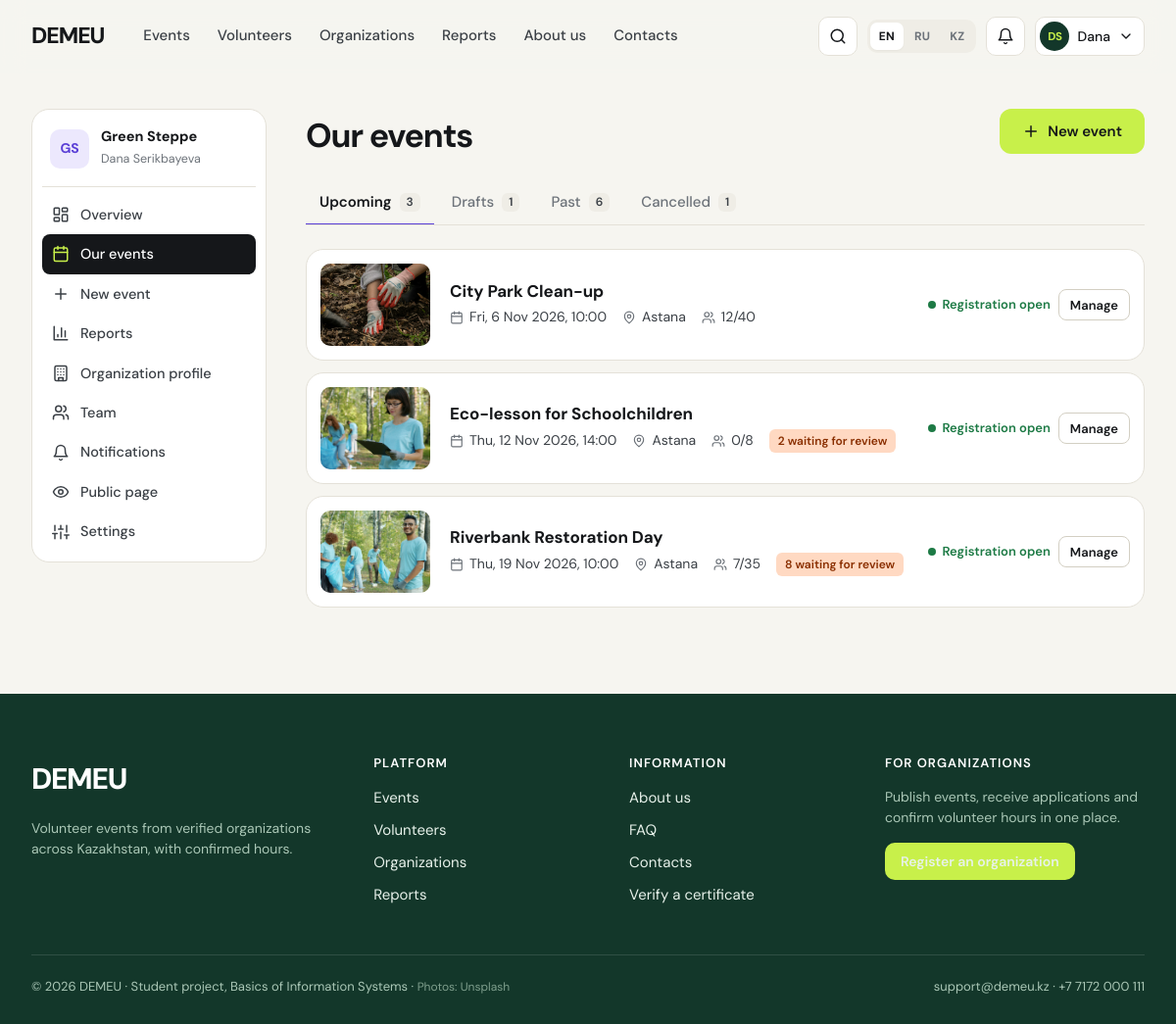
Page /org/events (signed in) on the committed database.
### tables this page shows
CREATE TABLE coordinators (
    coordinator_id INTEGER PRIMARY KEY,
    user_id        INTEGER NOT NULL UNIQUE REFERENCES users(user_id) ON DELETE RESTRICT,
    org_id         INTEGER NOT NULL REFERENCES organizations(org_id) ON DELETE RESTRICT,
    full_name      TEXT NOT NULL CHECK (length(trim(full_name)) >= 3),
    phone          TEXT NOT NULL,
    position       TEXT,
    is_owner       INTEGER NOT NULL DEFAULT 0 CHECK (is_owner IN (0,1)),  -- can manage team & org profile
    created_at     TEXT NOT NULL DEFAULT (datetime('now','localtime'))
);

CREATE TABLE organizations (
    org_id           INTEGER PRIMARY KEY,
    name             TEXT NOT NULL UNIQUE,
    bin              TEXT NOT NULL UNIQUE CHECK (length(bin) = 12 AND bin NOT GLOB '*[^0-9]*'),
    org_type         TEXT NOT NULL CHECK (org_type IN ('ngo','foundation','initiative','university','government','business')),
    description      TEXT NOT NULL,
    city_id          INTEGER NOT NULL REFERENCES cities(city_id) ON DELETE RESTRICT,
    address          TEXT NOT NULL,
    email            TEXT NOT NULL,
    phone            TEXT NOT NULL,
    website          TEXT,
    logo_path        TEXT,
    founded_year     INTEGER CHECK (founded_year BETWEEN 1950 AND 2100),
    status           TEXT NOT NULL DEFAULT 'pending'
                     CHECK (status IN ('pending','verified','rejected','suspended')),
    status_comment   TEXT,                     -- reason for rejection / suspension
    verified_at      TEXT,
    verified_by      INTEGER REFERENCES users(user_id) ON DELETE SET NULL,
    created_at       TEXT NOT NULL DEFAULT (datetime('now','localtime'))
);

CREATE TABLE events (
    event_id              INTEGER PRIMARY KEY,
    org_id                INTEGER NOT NULL REFERENCES organizations(org_id) ON DELETE RESTRICT,
    coordinator_id        INTEGER NOT NULL REFERENCES coordinators(coordinator_id) ON DELETE RESTRICT,
    direction_id          INTEGER NOT NULL REFERENCES directions(direction_id) ON DELETE RESTRICT,
    city_id               INTEGER NOT NULL REFERENCES cities(city_id) ON DELETE RESTRICT,
    title                 TEXT NOT NULL CHECK (length(trim(title)) >= 5),
    summary               TEXT NOT NULL,       -- one line for cards
    description           TEXT NOT NULL,
    address               TEXT NOT NULL,
    starts_at             TEXT NOT NULL,       -- YYYY-MM-DD HH:MM
    ends_at               TEXT NOT NULL,
    registration_deadline TEXT NOT NULL,
    max_volunteers        INTEGER NOT NULL CHECK (max_volunteers BETWEEN 1 AND 1000),
    min_age               INTEGER NOT NULL DEFAULT 14 CHECK (min_age BETWEEN 14 AND 99),
    requires_approval     INTEGER NOT NULL DEFAULT 1 CHECK (requires_approval IN (0,1)),
    requirements          TEXT,                -- what to bring / skills needed
    provided              TEXT,                -- what organisers provide (meals, gloves...)
    cover_path            TEXT,
    status                TEXT NOT NULL DEFAULT 'published'
                          CHECK (status IN ('draft','published','cancelled','completed')),
    cancel_reason         TEXT,
    created_at            TEXT NOT NULL DEFAULT (datetime('now','localtime')),
    updated_at            TEXT,
    CHECK (ends_at > starts_at),
    CHECK (registration_deadline <= starts_at)
);

CREATE TABLE cities (
    city_id     INTEGER PRIMARY KEY,
    name_en     TEXT NOT NULL UNIQUE,
    name_ru     TEXT NOT NULL,
    name_kk     TEXT NOT NULL,
    region_en   TEXT NOT NULL,
    lat         REAL,
    lng         REAL
);

### demeu/org.py (the view)
@bp.route("/events")
@coordinator_only
def events():
    oid = g.coordinator["org_id"]
    tab = request.args.get("tab", "upcoming")
    now = now_str()
    conds = {
        "upcoming": ("e.status='published' AND e.ends_at >= ?", [now], "e.starts_at"),
        "drafts": ("e.status='draft'", [], "e.created_at DESC"),
        "past": ("e.status IN ('published','completed') AND e.ends_at < ?", [now], "e.starts_at DESC"),
        "cancelled": ("e.status='cancelled'", [], "e.starts_at DESC"),
    }
    cond, args, order = conds.get(tab, conds["upcoming"])
    rows = query(S.EVENT_SELECT + f" WHERE e.org_id=? AND {cond} ORDER BY {order}", [oid] + args)
    counts = {k: scalar(f"SELECT COUNT(*) FROM events e WHERE e.org_id=? AND {c}", [oid] + a)
              for k, (c, a, _o) in conds.items()}
    return render_template("org/events.html", rows=rows, tab=tab, counts=counts)

### demeu/core.py (called while the page is built)
def get_lang():
    lang = session.get("lang")
    if lang in LANGS:
        return lang
    best = request.accept_languages.best_match(["en", "ru", "kk"]) if request else None
    return best or "en"

def _(key, **params):
    entry = TRANSLATIONS.get(key)
    if entry is None:
        text = key
    else:
        lang = g.get("lang", "en")
        text = entry.get(lang) or entry.get("en") or key
    if params:
        try:
            text = text.format(**params)
        except (KeyError, IndexError):
            pass
    return text

def loc(row, field):
    if row is None:
        return ""
    lang = g.get("lang", "en")
    keys = row.keys() if hasattr(row, "keys") else row
    for k in (f"{field}_{lang}", f"{field}_en", field):
        if k in keys and row[k]:
            return row[k]
    return ""

def parse_dt(value):
    if not value:
        return None
    if isinstance(value, datetime):
        return value
    for fmt in (DT_FMT, "%Y-%m-%d %H:%M:%S", "%Y-%m-%d"):
        try:
            return datetime.strptime(value, fmt)
        except ValueError:
            continue
    return None

def fmt_date(value, with_weekday=False, with_year=True):
    d = parse_dt(value)
    if not d:
        return ""
    lang = g.get("lang", "en")
    s = f"{d.day} {MONTHS[lang][d.month - 1]}"
    if with_year:
        s += f" {d.year}"
    if with_weekday:
        s = f"{WEEKDAYS[lang][d.weekday()]}, " + s
    return s

def fmt_time(value):
    d = parse_dt(value)
    return d.strftime("%H:%M") if d else ""

def now_str():
    return datetime.now().strftime(DT_FMT)

def initials(name):
    parts = [p for p in (name or "").split() if p]
    return "".join(p[0] for p in parts[:2]).upper() or "?"

def event_phase(ev):
    if ev["status"] in ("cancelled", "draft"):
        return ev["status"]
    now = datetime.now()
    if parse_dt(ev["ends_at"]) <= now or ev["status"] == "completed":
        return "finished"
    if parse_dt(ev["starts_at"]) <= now:
        return "ongoing"
    return "upcoming"

def csrf_token():
    tok = session.get("csrf")
    if not tok:
        tok = secrets.token_urlsafe(32)
        session["csrf"] = tok
    return tok

def csrf_field():
    return Markup(f'<input type="hidden" name="csrf_token" value="{csrf_token()}">')

def unread_count():
    if not g.get("user"):
        return 0
    return scalar("SELECT COUNT(*) FROM notifications WHERE user_id=? AND is_read=0",
                  (g.user["user_id"],))

### demeu/templates/org/events.html (shortened to what this page needs)
{% extends "org/_layout.html" %}
{% from "partials/macros.html" import status, cover_url, cover_attrs, empty %}
{% block cab %}
<div class="cab-head"><div><h1>{{ _('org_events') }}</h1></div>
  <a class="btn btn-primary" href="{{ url_for('org.event_new') }}">{{ icon('plus') }} {{ _('new_event') }}</a></div>
<nav class="tabs">
  {% for key in ['upcoming', 'drafts', 'past', 'cancelled'] %}
  <a class="{{ 'on' if tab == key }}" href="{{ url_for('org.events', tab=key) }}">{{ _('org_tab_' ~ key) }} <span class="n">{{ counts[key] }}</span></a>
  {% endfor %}
</nav>
{% for ev in rows %}
<div class="card list-card">
  <a class="thumb" href="{{ url_for('org.event_manage', event_id=ev.event_id) }}"><img {{ cover_attrs(ev) }} alt=""></a>
  <div><h4><a href="{{ url_for('org.event_manage', event_id=ev.event_id) }}">{{ ev.title }}</a></h4>
    <div class="meta"><span>{{ icon('calendar', 14) }}{{ fmt_date(ev.starts_at, True) }}, {{ fmt_time(ev.starts_at) }}</span><span>{{ icon('map-pin', 14) }}{{ loc(ev, 'city_name') }}</span>
      <span>{{ icon('users', 14) }}{{ ev.taken }}/{{ ev.max_volunteers }}</span>
      {% if ev.pending %}<span class="tag tone-butter">{{ _('n_pending_apps', n=ev.pending) }}</span>{% endif %}</div></div>
  <div class="actions">{{ status(event_phase(ev)) }}
    <a class="btn btn-ghost btn-xs" href="{{ url_for('org.event_manage', event_id=ev.event_id) }}">{{ _('manage') }}</a></div>
</div>
{% else %}
  {{ empty('calendar', _('no_events_in_tab'), '', url_for('org.event_new'), _('new_event')) }}
{% endfor %}
{% endblock %}

### demeu/templates/org/_layout.html (shortened to what this page needs)
{% extends "base.html" %}
{% from "partials/macros.html" import org_logo, status %}
{% block content %}
{% set ep = request.endpoint %}
<div class="wrap">
  <div class="cabinet">
    <nav class="card side-nav" aria-label="{{ _('org_cabinet') }}">
      <div class="who">{{ org_logo(g.org) }}<div><b>{{ g.org.name }}</b><span class="xs muted">{{ g.coordinator.full_name }}</span></div></div>
      <a class="{{ 'on' if ep == 'org.dashboard' }}" href="{{ url_for('org.dashboard') }}">{{ icon('dashboard') }} {{ _('overview') }}</a>
      <a class="{{ 'on' if ep in ('org.events', 'org.event_manage', 'org.event_edit') }}" href="{{ url_for('org.events') }}">{{ icon('calendar') }} {{ _('org_events') }}</a>
      <a class="{{ 'on' if ep == 'org.event_new' }}" href="{{ url_for('org.event_new') }}">{{ icon('plus') }} {{ _('new_event') }}</a>
      <a class="{{ 'on' if ep == 'org.reports' }}" href="{{ url_for('org.reports') }}">{{ icon('chart') }} {{ _('nav_reports') }}</a>
      {% if g.coordinator.is_owner %}
      <a class="{{ 'on' if ep == 'org.profile' }}" href="{{ url_for('org.profile') }}">{{ icon('building') }} {{ _('org_profile') }}</a>
      <a class="{{ 'on' if ep == 'org.team' }}" href="{{ url_for('org.team') }}">{{ icon('users') }} {{ _('team') }}</a>
      {% endif %}
      <a href="{{ url_for('auth.notifications') }}">{{ icon('bell') }} {{ _('notifications') }}{% if unread %}<span class="badge">{{ unread }}</span>{% endif %}</a>
      <a href="{{ url_for('public.organization_profile', org_id=g.org.org_id) }}">{{ icon('eye') }} {{ _('org_public_page') }}</a>
      <a href="{{ url_for('auth.settings') }}">{{ icon('sliders') }} {{ _('settings') }}</a>
    </nav>
    <div>
      {% block cab %}{% endblock %}
    </div>
  </div>
</div>
{% endblock %}

### demeu/templates/partials/macros.html (shortened to what this page needs)
{% macro cover_url(ev, w=1000) -%}
{%- if ev.cover_path -%}{{ media_url(ev.cover_path) }}{%- else -%}{{ direction_photo(ev.dir_slug, ev.event_id, w) }}{%- endif -%}
{%- endmacro %}
{% macro cover_attrs(ev, w=1000) -%}
src="{{ cover_url(ev, w) }}" onerror="this.onerror=null;this.src='{{ fallback_url(ev.dir_slug) }}'"
{%- endmacro %}
{% macro org_logo(o, cls='') -%}
<span class="avatar org {{ cls }}">{% if o.logo_path or o.org_logo %}<img src="{{ media_url(o.logo_path or o.org_logo) }}" alt="">{% else %}{{ initials(o.name or o.org_name) }}{% endif %}</span>
{%- endmacro %}
{% macro status(value, label_prefix='st_') -%}
<span class="status st-{{ value }}">{{ _(label_prefix ~ value) }}</span>
{%- endmacro %}

### demeu/templates/base.html (shortened to what this page needs)
<!doctype html>
<html lang="{{ 'kk' if lang == 'kk' else lang }}">
<head>
  <link rel="stylesheet" href="{{ url_for('static', filename='css/app.css') }}">
</head>
<body class="{% block body_class %}{% endblock %}">
{% set ep = request.endpoint or '' %}
<header class="site-header">
  <div class="wrap header-inner">
    <a class="logo" href="{{ url_for('public.home') }}" aria-label="DEMEU">
      DEMEU
    </a>
    <nav class="nav" aria-label="{{ _('main_menu') }}">
      <a href="{{ url_for('public.events') }}" class="{{ 'active' if ep.startswith('public.event') }}">{{ _('nav_events') }}</a>
      <a href="{{ url_for('public.volunteers') }}" class="{{ 'active' if ep.startswith('public.volunteer') }}">{{ _('nav_volunteers') }}</a>
      <a href="{{ url_for('public.organizations') }}" class="{{ 'active' if ep.startswith('public.organization') }}">{{ _('nav_organizations') }}</a>
      <a href="{{ url_for('public.reports') }}" class="{{ 'active' if ep == 'public.reports' }}">{{ _('nav_reports') }}</a>
      <a href="{{ url_for('public.about') }}" class="{{ 'active' if ep == 'public.about' }}">{{ _('nav_about') }}</a>
      <a href="{{ url_for('public.contacts') }}" class="{{ 'active' if ep == 'public.contacts' }}">{{ _('nav_contacts') }}</a>
    </nav>
    <div class="header-tools">
      <a class="icon-btn hide-md" href="{{ url_for('public.search') }}" aria-label="{{ _('search') }}" title="{{ _('search') }}">{{ icon('search') }}</a>
      <div class="lang-switch" role="group" aria-label="{{ _('language') }}">
        {% for code in LANGS %}
          <a href="{{ url_for('public.set_lang', code=code, next=request.full_path) }}" class="{{ 'on' if code == lang }}" lang="{{ code }}">{{ LANG_LABELS[code] }}</a>
        {% endfor %}
      </div>
      {% if g.user %}
        <a class="icon-btn" href="{{ url_for('auth.notifications') }}" aria-label="{{ _('notifications') }}" title="{{ _('notifications') }}">
          {{ icon('bell') }}{% if unread %}<span class="count">{{ unread if unread < 100 else '99+' }}</span>{% endif %}
        </a>
        {% set person = g.volunteer or g.coordinator %}
        <div class="user-menu">
          <button class="user-btn" data-toggle="user-dd" aria-expanded="false" aria-haspopup="true">
            {% if g.volunteer and g.volunteer.avatar_path %}
              <span class="avatar sm"><img src="{{ url_for('media.public_file', folder=g.volunteer.avatar_path.split('/')[0], name=g.volunteer.avatar_path.split('/')[1]) }}" alt=""></span>
            {% else %}
              <span class="avatar sm">{{ initials(person.full_name if person else g.user.email) }}</span>
            {% endif %}
            <span class="hide-md">{{ (person.full_name.split()[0]) if person else _('role_admin') }}</span>{{ icon('chevron-down', 16) }}
          </button>
        </div>
      {% else %}
        <a class="btn btn-ghost btn-sm hide-md" href="{{ url_for('auth.login', next=request.full_path if ep not in ('auth.login','auth.register') else None) }}">{{ _('login') }}</a>
        <a class="btn btn-primary btn-sm" href="{{ url_for('auth.register') }}">{{ _('join') }}</a>
      {% endif %}
    </div>
  </div>
</header>
<main id="main">{% block content %}{% endblock %}</main>
{% block footer %}
<footer class="site-footer">
  <div class="wrap">
    <div class="footer-grid">
      <div>
        <a class="logo" href="{{ url_for('public.home') }}">DEMEU</a>
        <p class="mt-2 small">{{ _('footer_about') }}</p>
      </div>
      <div>
        <h4>{{ _('footer_platform') }}</h4>
        <ul>
          <li><a href="{{ url_for('public.events') }}">{{ _('nav_events') }}</a></li>
          <li><a href="{{ url_for('public.volunteers') }}">{{ _('nav_volunteers') }}</a></li>
          <li><a href="{{ url_for('public.organizations') }}">{{ _('nav_organizations') }}</a></li>
          <li><a href="{{ url_for('public.reports') }}">{{ _('nav_reports') }}</a></li>
        </ul>
      </div>
      <div>
        <h4>{{ _('footer_info') }}</h4>
        <ul>
          <li><a href="{{ url_for('public.about') }}">{{ _('nav_about') }}</a></li>
          <li><a href="{{ url_for('public.about') }}#faq">{{ _('faq') }}</a></li>
          <li><a href="{{ url_for('public.contacts') }}">{{ _('nav_contacts') }}</a></li>
          <li><a href="{{ url_for('public.verify') }}">{{ _('verify_certificate') }}</a></li>
        </ul>
      </div>
      <div>
        <h4>{{ _('footer_for_orgs') }}</h4>
        <p class="small">{{ _('footer_for_orgs_text') }}</p>
        <a class="btn btn-primary btn-sm" href="{{ url_for('auth.register_organization') }}">{{ _('register_org_cta') }}</a>
      </div>
    </div>
    <div class="footer-bottom">
      <span>© {{ 2026 }} DEMEU · {{ _('footer_rights') }} · <span class="photo-credit">{{ _('photo_credit') }}</span></span>
      <span>support@demeu.kz · +7 7172 000 111</span>
    </div>
  </div>
</footer>
{% endblock %}
</body>
</html>

### rows in the picture
coordinators: full_name "DS", full_name "Dana", coordinator.full_name "Dana Serikbayeva"
organizations: name "GS", org.name "Green Steppe"
events: shows a picture, title "City Park Clean-up", starts_at "Fri, 6 Nov 2026", starts_at "10:00", taken "12", max_volunteers "40"
cities: name_en "Astana"
events: shows a picture, title "Eco-lesson for Schoolchildren", starts_at "Thu, 12 Nov 2026", starts_at "14:00", taken "0", max_volunteers "8"
events: shows a picture, title "Riverbank Restoration Day", starts_at "Thu, 19 Nov 2026", starts_at "10:00", taken "7", max_volunteers "35"

### other values in the picture
{{ LANG_LABELS[code] }} "EN" "RU" "KZ"
{{ counts[key] }} "3" "1" "6" "1"
{{ 2026 }} "2026"
